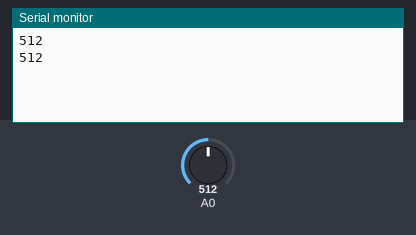
Bench run of a sketch on a simulated Arduino Uno, built with avr-gcc and run on an emulated ATmega328P. Parts: the last lines printed to the serial monitor. The inputs (shaded band) are chosen by the test bench; at power-on: A0 = 512.

Above: at 1.8 s.
1.9 s: A0 set to 716
At 2.8 s:
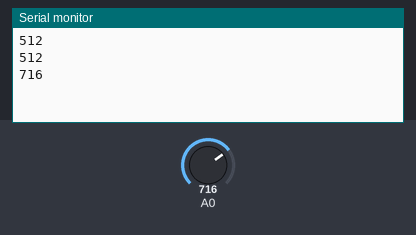
3.4 s: A0 set to 900
At 4.5 s:
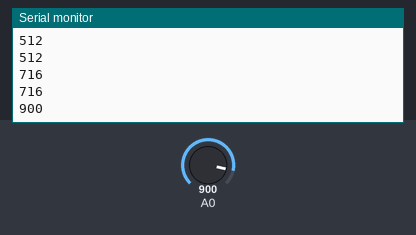
Timing chart, 0 to 6.4 s (numbered marks = the images above; inputs shaded):
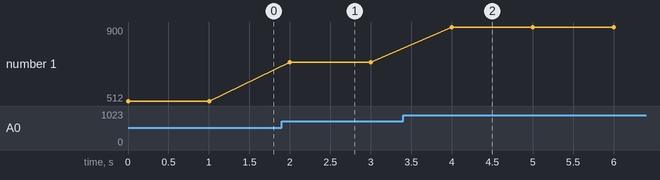

The sketch:

Analogread_Potentiometer.ino
```cpp
void setup() {
  // put your setup code here, to run once:
Serial.begin(9600);
}

void loop() {
  // put your main code here, to run repeatedly:
int sensor=analogRead(A0);
Serial.println(sensor);
delay(1000);
}
```

Measured:
- after the input at 1.9 s, the serial monitor: prints a new line after 0.10 s (image 1)
- after the input at 3.4 s, the serial monitor: prints a new line after 0.60 s (image 2)
- plotted number 1: 512 → 716 after the input at 1.9 s, 716 → 900 after the input at 3.4 s
